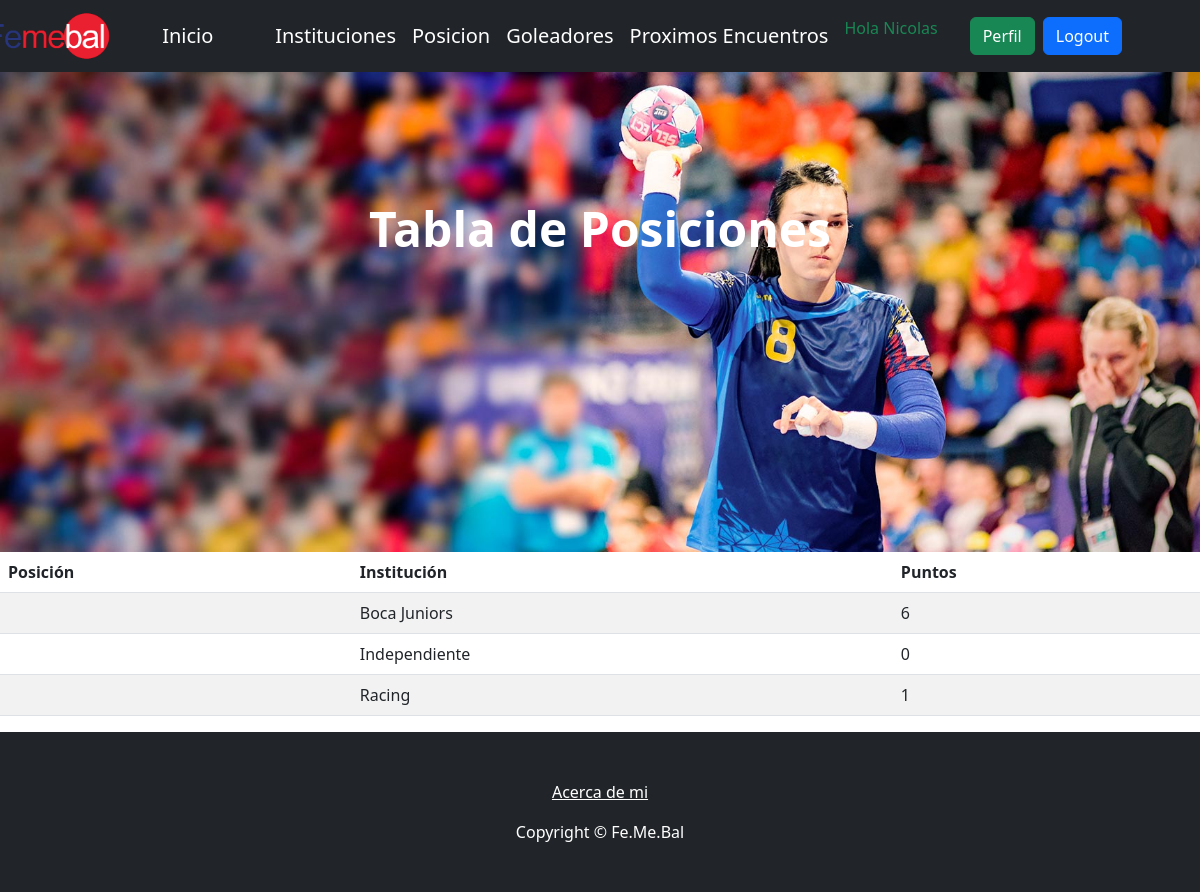
The app's page /encontrar_posicion/ (signed in) with its own data.
### aplicacion/models.py (models this page shows, shortened)
class Posicion(models.Model):
    equipo = models.CharField(max_length=60)
    puntos = models.IntegerField(default=0)
    class Meta:
        verbose_name = "Posicion"
        verbose_name_plural ="Posicion"
        ordering = ["equipo"]

### aplicacion/views.py (the view)
# urls.py: path('encontrar_posicion/', encontrarPosicion, name="encontrar_posicion"),
@login_required
def encontrarPosicion(request):
    buscar_query = request.GET.get("buscar", None)
    if buscar_query:
        posiciones = Posicion.objects.filter(equipo__icontains=buscar_query)
    else:
        posiciones = Posicion.objects.all()
    contexto = {"posiciones": posiciones}
    return render(request, "aplicacion/Posicion.html", contexto)

### aplicacion/templates/aplicacion/Posicion.html
{% extends "aplicacion/index.html" %}
{% block titulo %}
<h1 class="display-5 fw-bolder text-white mb-2">Tabla de Posiciones</h1>
{% endblock titulo %}
{% block contenido %}
<table class="table table-striped">
    <thead>
        <tr>
            <th>Posición</th>
            <th>Institución</th>
            <th>Puntos</th>
        </tr>
    </thead>
    <tbody>
    {% for c in posiciones %}
        <tr>
            <td>{{ c.posicion }}</td>
            <td>{{ c.equipo }}</td>
            <td>{{ c.puntos }}</td>
        </tr>
    {% endfor %}
    </tbody>
</table>
{% endblock contenido %}

### aplicacion/templates/aplicacion/index.html (shortened to what this page needs)
<!DOCTYPE html>
<html lang="en">
<head>
    {% load static %}
    <link href="https://cdn.jsdelivr.net/npm/bootstrap-icons@1.4.1/font/bootstrap-icons.css" rel="stylesheet" />
    <link href="{% static 'css/styles.css' %}" rel="stylesheet" />
    <link rel="stylesheet" href="https://cdnjs.cloudflare.com/ajax/libs/font-awesome/6.4.0/css/all.min.css">
</head>
<body>
    <nav class="navbar navbar-expand-lg navbar-dark bg-dark">
        <div class="container px-5">
        <div class="image-logo">
        <img src="{% static 'images/logo.png' %}">
        </div>
            <a class="navbar-brand" href="{% url 'home' %}">Inicio</a>
            {% if user.is_authenticated %}
            <div class="d-flex align-items-center justify-content-center">
                <a class="navbar-brand me-3" href="{% url 'Institucion' %}">Instituciones</a>
                <a class="navbar-brand me-3" href="{% url 'Posicion' %}">Posicion</a>
                <a class="navbar-brand me-3" href="{% url 'goleadores' %}">Goleadores</a>
                <a class="navbar-brand me-3" href="{% url 'fixtures' %}">Proximos Encuentros</a>
                <p class="navbar-text text-success me-3">Hola {{ user.username }}</p>
                <a class="btn btn-success me-2" href="{% url 'perfil' %}">Perfil</a>
                <form action="{% url 'logout' %}" method="post">
                    <button type="submit" class="btn btn-primary">Logout</button>
                </form>
            </div>
            {% else %}
                <a class="btn btn-primary me-3" href="{% url 'login' %}">Login</a>
                <a class="btn btn-success" href="{% url 'registrar' %}">Registrarse</a>
            {% endif %}
        </div>
    </nav>
    <header class="py-5">
        <div class="d-flex flex-column aling-items-center justify-content-center container px-5">
                    <div class="d-flex flex-column aling-items-center text-center my-5" style="margin-top:5rem!important">
                        {% block titulo %}{% endblock titulo %}
                    </div>
        </div>
    </header>
    {% block contenido %}
    {% endblock contenido %}
    <footer class="py-5 bg-dark">
        <div class="container px-5 text-center">
            <ul class="list-unstyled">
                <li><a class="text-white" href="{% url 'acerca_de_mi' %}">Acerca de mi</a></li>
            </ul>
            <p class="m-0 text-white">Copyright &copy; Fe.Me.Bal</p>
        </div>
    </footer>
</body>
</html>

### records on screen
Posicion: equipo "Boca Juniors", puntos "6"
Posicion: equipo "Independiente", puntos "0"
Posicion: equipo "Racing", puntos "1"

### other values on screen
{{ user.username }} "Nicolas"
